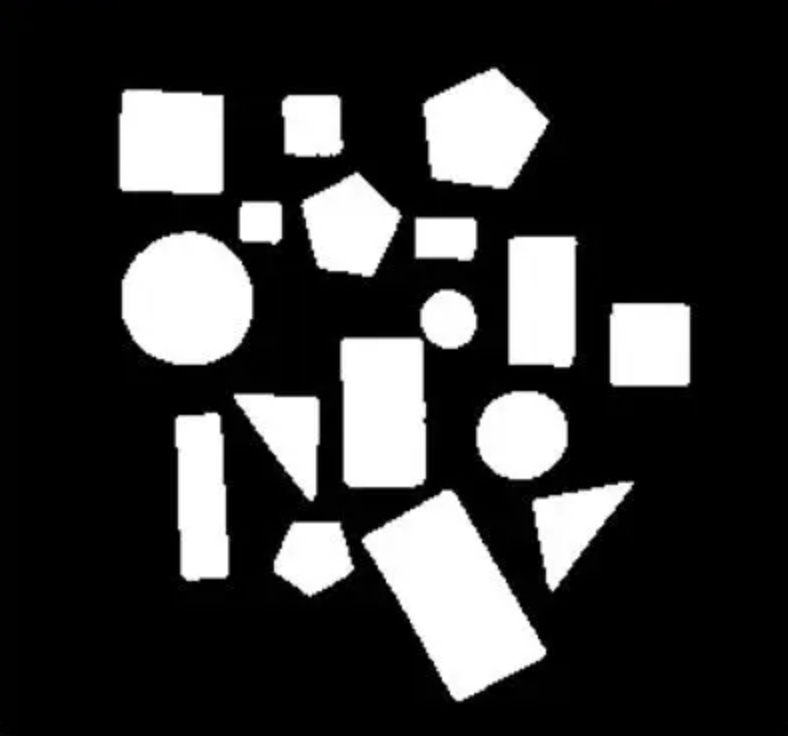
#> input picture shapes_and_colors.png, 788 x 736 px
$ python detect_shapes.py --image shapes_and_colors.png
#> lines starting #> are read from the running program, lines starting #| are printed output that depends on the picture; after the words box and inside, x2 and y2 are one past the last pixel; in counts of white or black regions, pixels touching at a corner belong together
### pipeline/shapedetector.py
# import the needed packages
import cv2


class ShapeDetector:
    def __init__(self):
        pass

    def detect(self, c):
        # initialize the shape name and approximate the contour
        shape = "unidentified"
        peri = cv2.arcLength(c, True)
        approx = cv2.approxPolyDP(c, 0.04 * peri, True)

        # if the shape is a triangle, it will have 3 vertices
        if len(approx) == 3:
            shape = "triangle"

        # if the shape has 4 vertices, it is either a square or
        # a rectangle
        elif len(approx) == 4:
            # compute the bounding box of the contour and use the
            # bounding box to compute the aspect ratio
            (x, y, w, h) = cv2.boundingRect(approx)
            ar = w / float(h)

            # a square will have an aspect ratio that is approximately
            # equal to one, otherwise, the shape is a rectangle
            shape = "square" if ar >= 0.95 and ar <= 1.05 else "rectangle"

        # if the shape is a pentagon, it will have 5 vertices
        elif len(approx) == 5:
            shape = "pentagon"

        # otherwise, we assume the shape is a circle
        else:
            shape = "circle"

        # return the name of the shape
        return shape

### detect_shapes.py
# import the necessary packages
from pipeline.shapedetector import ShapeDetector
import argparse
import imutils
import cv2

# construct the argument parse and parse the arguments
ap = argparse.ArgumentParser()
ap.add_argument("-i", "--image", required=True,
                help="path to the input image")
args = vars(ap.parse_args())

# load the image and resize it to a smaller factor so that
# the shapes can be approximated better
image = cv2.imread(args["image"])
#> image is the input picture: shape (736, 788, 3); mean B, G, R 56.3, 56.3, 56.3
resized = imutils.resize(image, width=300)
ratio = image.shape[0] / float(resized.shape[0])
#> ratio = 2.63

# convert the resized image to grayscale, blur it slightly,
# and threshold it
gray = cv2.cvtColor(resized, cv2.COLOR_BGR2GRAY)
blurred = cv2.GaussianBlur(gray, (5, 5), 0)
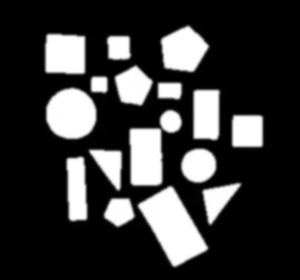
#> blurred: shape (280, 300); min 0, max 255, mean 56.3
thresh = cv2.threshold(blurred, 60, 255, cv2.THRESH_BINARY)[1]
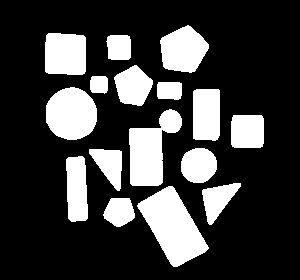
#> thresh: shape (280, 300); 24.2% white; 16 white regions

# find contours in the thresholded image and initialize the
# shape detector
cnts = cv2.findContours(thresh.copy(), cv2.RETR_EXTERNAL,
                        cv2.CHAIN_APPROX_SIMPLE)
#> cnts = 16 contours; largest, box (x1, y1, x2, y2) and area: (137, 186, 209, 267) 2969, (129, 109, 182, 186) 2209, (46, 87, 97, 140) 2073, (160, 25, 209, 73) 1605, (45, 33, 86, 75) 1565
cnts = imutils.grab_contours(cnts)
sd = ShapeDetector()

# loop over the contours
for c in cnts:
    # compute the center of the contour, then detect the name of the
    # shape using only the contour
    M = cv2.moments(c)
    cX = int((M["m10"] / M["m00"]) * ratio)
    cY = int((M["m01"] / M["m00"]) * ratio)
    shape = sd.detect(c)

    # multiply the contour (x, y)-coordinates by the resize ratio,
    # then draw the contours and the name of the shape on the image
    c = c.astype("float")
    c *= ratio
    c = c.astype("int")
    cv2.drawContours(image, [c], -1, (0, 255, 0), 2)
    cv2.putText(image, shape, (cX, cY), cv2.FONT_HERSHEY_SIMPLEX,
                0.5, (255, 0, 0), 2)

    # show the output image
    cv2.imshow("Image", image)
    cv2.waitKey(0)
#> this loop made 16 passes
#> (cX, cY, shape, peri in detect, approx in detect, x in detect, y in detect, w in detect) on passes 2, 4, 7, 9, 11, 12, 14: (453, 594, 'rectangle', 238.7, [[168, 186], [137, 206], [177, 266], [208, 247]], 137, 186, 72), (200, 496, 'rectangle', 162.6, [[82, 156], [66, 159], [71, 221], [87, 218]], 66, 156, 22), (649, 344, 'square', 123.3, [[233, 115], [232, 146], [262, 146], [262, 116]], 232, 115, 31), (541, 299, 'rectangle', 149.3, [[196, 89], [193, 138], [215, 140], [219, 90]], 193, 89, 27), (444, 236, 'rectangle', 78.49, [[158, 82], [158, 98], [180, 98], [181, 83]], 158, 82, 24), (259, 220, 'square', 62.73, [[92, 76], [91, 91], [106, 92], [107, 78]], 91, 76, 17), (312, 123, 'rectangle', 90.14, [[108, 36], [108, 58], [128, 59], [129, 36]], 108, 36, 22)
#> (cX, cY, shape, peri in detect) on passes 1, 6, 8, 10, 13, 16: (312, 555, 'pentagon', 99.84), (521, 433, 'circle', 115.7), (394, 394, 'circle', 248.9), (186, 298, 'circle', 170), (349, 225, 'pentagon', 127.9), (480, 130, 'pentagon', 157.2)
#> pass 1, `cv2.imshow("Image", image)`:
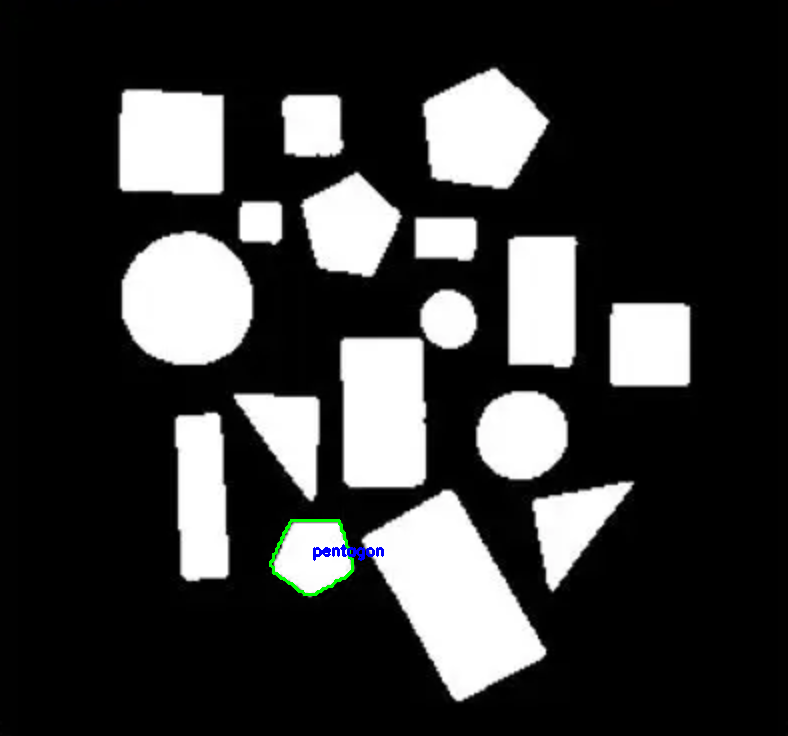
#> window 'Image': shape (736, 788, 3); mean B, G, R 56.3, 56.4, 56
#> pass 2, `cv2.imshow("Image", image)`:
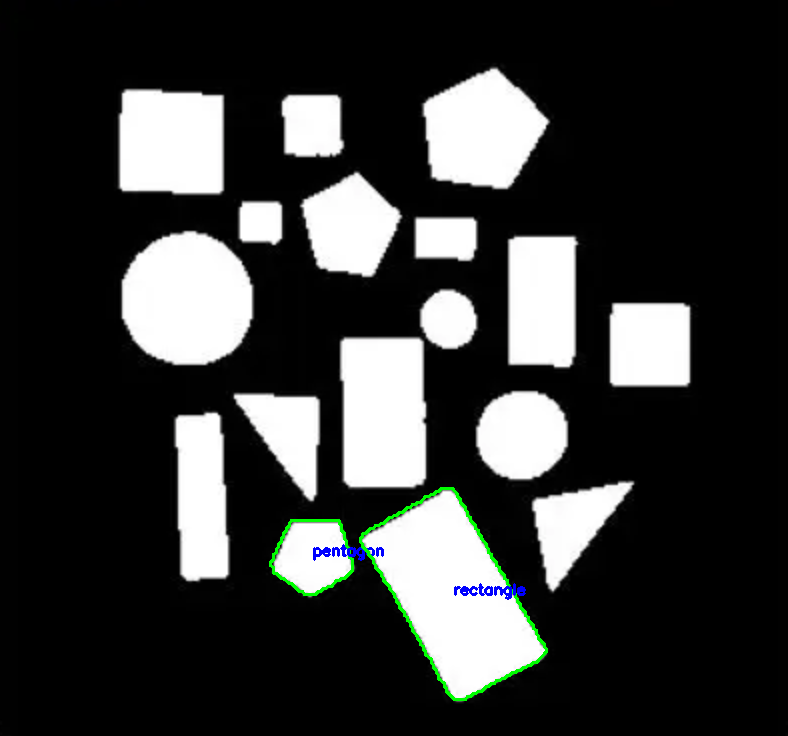
#> window 'Image': shape (736, 788, 3); mean B, G, R 56.1, 56.8, 55.6
#> after the loop:
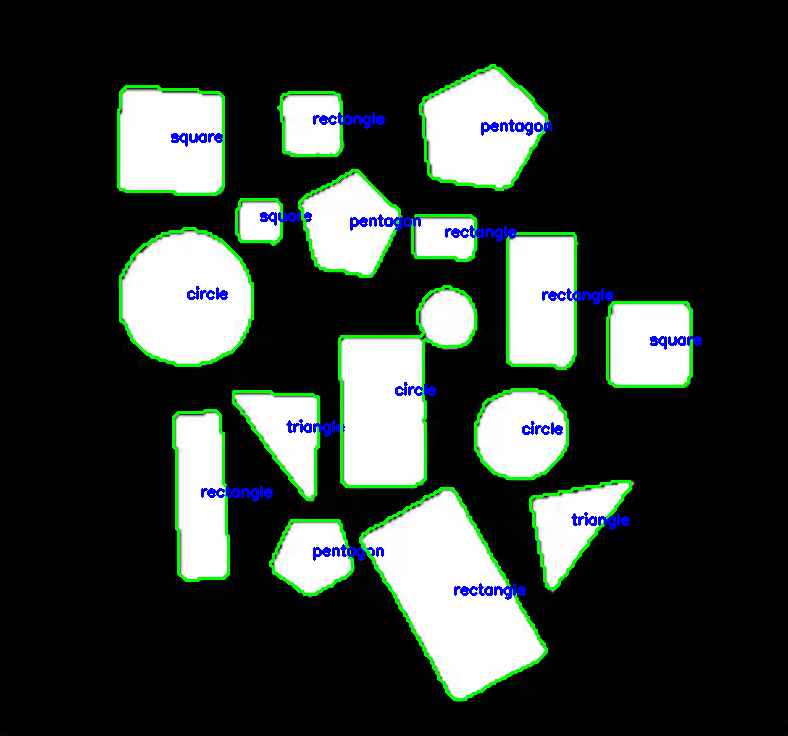
#> image: shape (736, 788, 3); 4.3% of pixels changed, all inside (x1, y1, x2, y2) = (117, 64, 702, 701)
